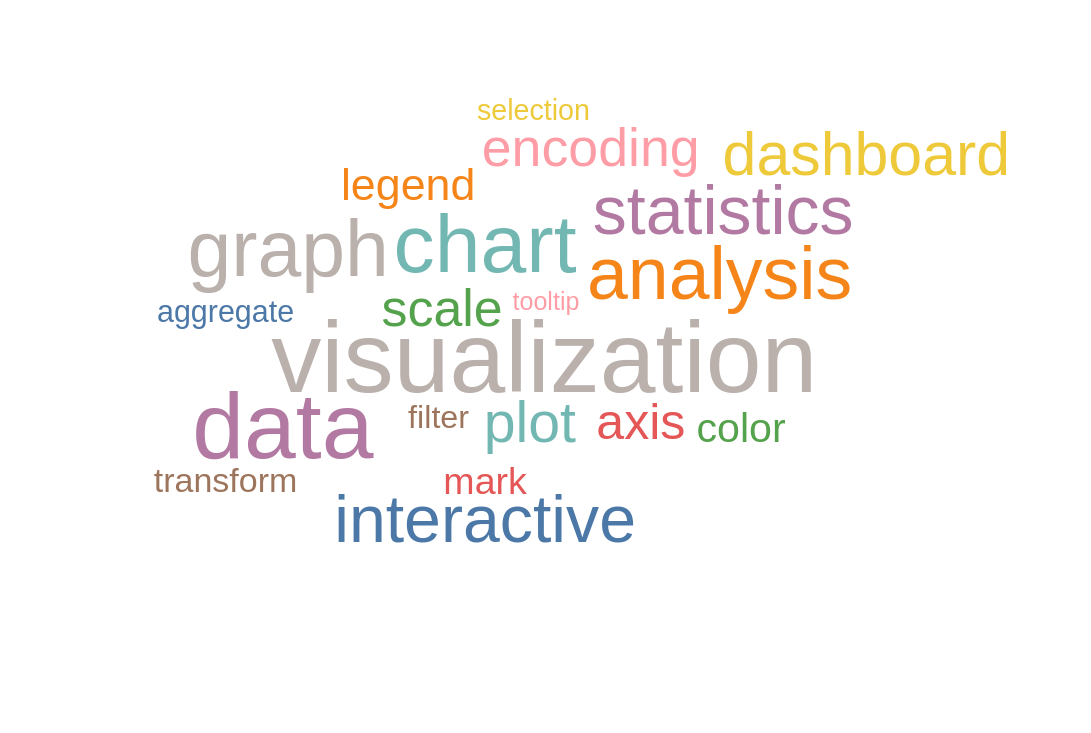

Source (Vega-Lite JSON):
### Vega specification from a JSON file in a GitHub repository (floating-point values rounded to 4 significant figures)
{"$schema": "https://vega.github.io/schema/vega/v6.json", "description": "A horizontal word cloud with all words at 0 degrees.", "background": "white", "padding": 5, "width": 600, "height": 400, "style": "view", "data": [{"name": "source_0", "values": [{"word": "visualization", "count": 80}, {"word": "data", "count": 72}, {"word": "chart", "count": 60}, {"word": "graph", "count": 55}, {"word": "analysis", "count": 50}, {"word": "statistics", "count": 45}, {"word": "interactive", "count": 42}, {"word": "dashboard", "count": 38}, {"word": "plot", "count": 35}, {"word": "encoding", "count": 32}, {"word": "scale", "count": 30}, {"word": "axis", "count": 28}, {"word": "legend", "count": 25}, {"word": "color", "count": 22}, {"word": "mark", "count": 20}, {"word": "transform", "count": 18}, {"word": "filter", "count": 16}, {"word": "aggregate", "count": 15}, {"word": "selection", "count": 14}, {"word": "tooltip", "count": 12}]}], "marks": [{"name": "marks", "type": "text", "style": ["wordcloud"], "from": {"data": "source_0"}, "encode": {"update": {"fill": {"scale": "color", "field": "word"}, "ariaRoleDescription": {"value": "wordcloud"}, "description": {"signal": "\"word: \" + (isValid(datum[\"word\"]) ? isArray(datum[\"word\"]) ? join(datum[\"word\"], ' ') : datum[\"word\"] : \"\"+datum[\"word\"]) + \"; count: \" + (format(datum[\"count\"], \"\"))"}, "text": {"signal": "isValid(datum[\"word\"]) ? datum[\"word\"] : \"\"+datum[\"word\"]"}, "align": {"value": "center"}, "baseline": {"value": "alphabetic"}, "x": {"field": "x"}, "y": {"field": "y"}, "fontSize": {"field": "fontSize"}, "angle": {"field": "rotate"}, "font": {"field": "font"}, "fontStyle": {"field": "fontStyle"}, "fontWeight": {"field": "fontWeight"}}}, "transform": [{"type": "wordcloud", "size": [{"signal": "width"}, {"signal": "height"}], "text": {"field": "datum.word"}, "fontSize": {"field": "datum.count"}, "fontSizeRange": [14, 56], "rotate": 0, "padding": 2}]}], "scales": [{"name": "color", "type": "ordinal", "domain": {"data": "source_0", "field": "word", "sort": true}, "range": "category"}]}
